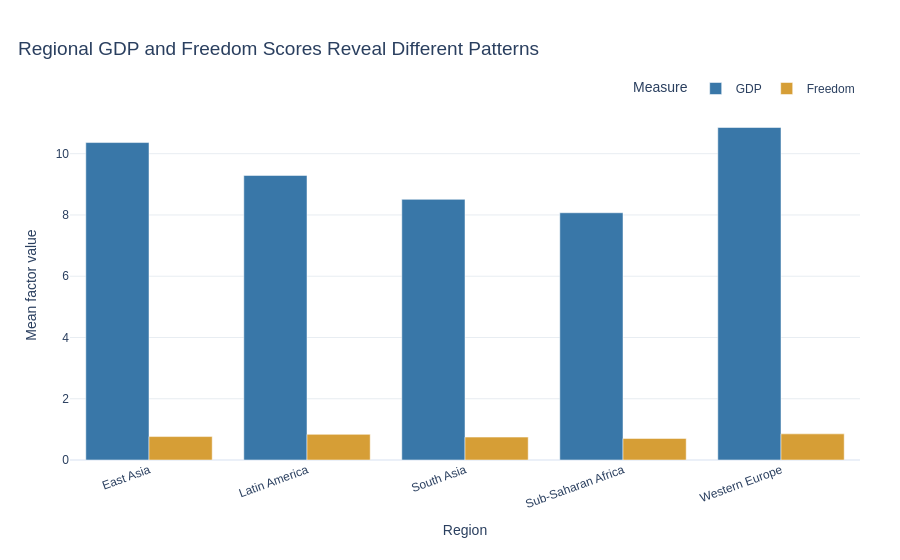

Source (notebook cell):
### Code cell
# TASK 3: Compare GDP and freedom across the five requested regions

# The GDP column contains logged GDP per capita.
# Map the requested region names to the labels in the companion data.
region_aliases = {
    "Western Europe": "Western Europe",
    "Latin America": "Latin America and Caribbean",
    "East Asia": "East Asia",
    "Sub-Saharan Africa": "Sub-Saharan Africa",
    "South Asia": "South Asia"
}

available_regions = set(df["Region"].dropna().unique())

selected_regions = {
    requested: actual
    for requested, actual in region_aliases.items()
    if actual in available_regions
}

print("Regions found:", list(selected_regions.keys()))

# Calculate average GDP and freedom for each region
stretch_data = df[
    df["Region"].isin(selected_regions.values())
].groupby("Region", as_index=False).agg(
    GDP=("GDP", "mean"),
    Freedom=("Freedom", "mean")
)

# Convert the source region labels to the requested display names
reverse_aliases = {
    actual: requested
    for requested, actual in selected_regions.items()
}

stretch_data["Region"] = stretch_data["Region"].map(reverse_aliases)

# Convert to long format for a grouped bar chart
stretch_long = stretch_data.melt(
    id_vars="Region",
    value_vars=["GDP", "Freedom"],
    var_name="Factor",
    value_name="Average value"
)

fig3 = px.bar(
    stretch_long,
    x="Region",
    y="Average value",
    color="Factor",
    barmode="group",
    color_discrete_map={
        "GDP": "#3977A8",
        "Freedom": "#D69E36"
    },
    title="Regional GDP and Freedom Scores Reveal Different Patterns",
    labels={
        "Region": "",
        "Average value": "Mean factor value",
        "Factor": "Measure"
    },
    template="plotly_white"
)

fig3.update_layout(
    title_x=0.02,
    title_font_size=19,
    font=dict(family="Arial", size=12),
    xaxis=dict(
        title="Region",
        tickangle=-20
    ),
    yaxis=dict(
        title="Mean factor value",
        rangemode="tozero",
        zeroline=True,
        zerolinewidth=2,
        gridcolor="#E8EDF2"
    ),
    legend=dict(
        orientation="h",
        yanchor="bottom",
        y=1.02,
        xanchor="right",
        x=1
    ),
    margin=dict(l=70, r=40, t=110, b=100)
)

fig3.show()

display(stretch_data)

### Figure 1 — Plotly figure (JSON) as saved in the notebook; plotly's stock layout.template omitted (floating-point values rounded to 4 significant figures)
{"data": [{"alignmentgroup": "True", "hovertemplate": "Measure=GDP<br>=%{x}<br>Mean factor value=%{y}<extra></extra>", "legendgroup": "GDP", "marker": {"color": "#3977A8", "pattern": {"shape": ""}}, "name": "GDP", "offsetgroup": "GDP", "orientation": "v", "showlegend": true, "textposition": "auto", "type": "bar", "x": ["East Asia", "Latin America", "South Asia", "Sub-Saharan Africa", "Western Europe"], "xaxis": "x", "y": [10.36, 9.29, 8.509, 8.072, 10.86], "yaxis": "y"}, {"alignmentgroup": "True", "hovertemplate": "Measure=Freedom<br>=%{x}<br>Mean factor value=%{y}<extra></extra>", "legendgroup": "Freedom", "marker": {"color": "#D69E36", "pattern": {"shape": ""}}, "name": "Freedom", "offsetgroup": "Freedom", "orientation": "v", "showlegend": true, "textposition": "auto", "type": "bar", "x": ["East Asia", "Latin America", "South Asia", "Sub-Saharan Africa", "Western Europe"], "xaxis": "x", "y": [0.765, 0.8369, 0.7475, 0.7035, 0.8531], "yaxis": "y"}], "layout": {"barmode": "group", "font": {"family": "Arial", "size": 12}, "legend": {"orientation": "h", "title": {"text": "Measure"}, "tracegroupgap": 0, "x": 1, "xanchor": "right", "y": 1.02, "yanchor": "bottom"}, "margin": {"b": 100, "l": 70, "r": 40, "t": 110}, "title": {"font": {"size": 19}, "text": "Regional GDP and Freedom Scores Reveal Different Patterns", "x": 0.02}, "xaxis": {"anchor": "y", "domain": [0, 1], "tickangle": -20, "title": {"text": "Region"}}, "yaxis": {"anchor": "x", "domain": [0, 1], "gridcolor": "#E8EDF2", "rangemode": "tozero", "title": {"text": "Mean factor value"}, "zeroline": true, "zerolinewidth": 2}}}
